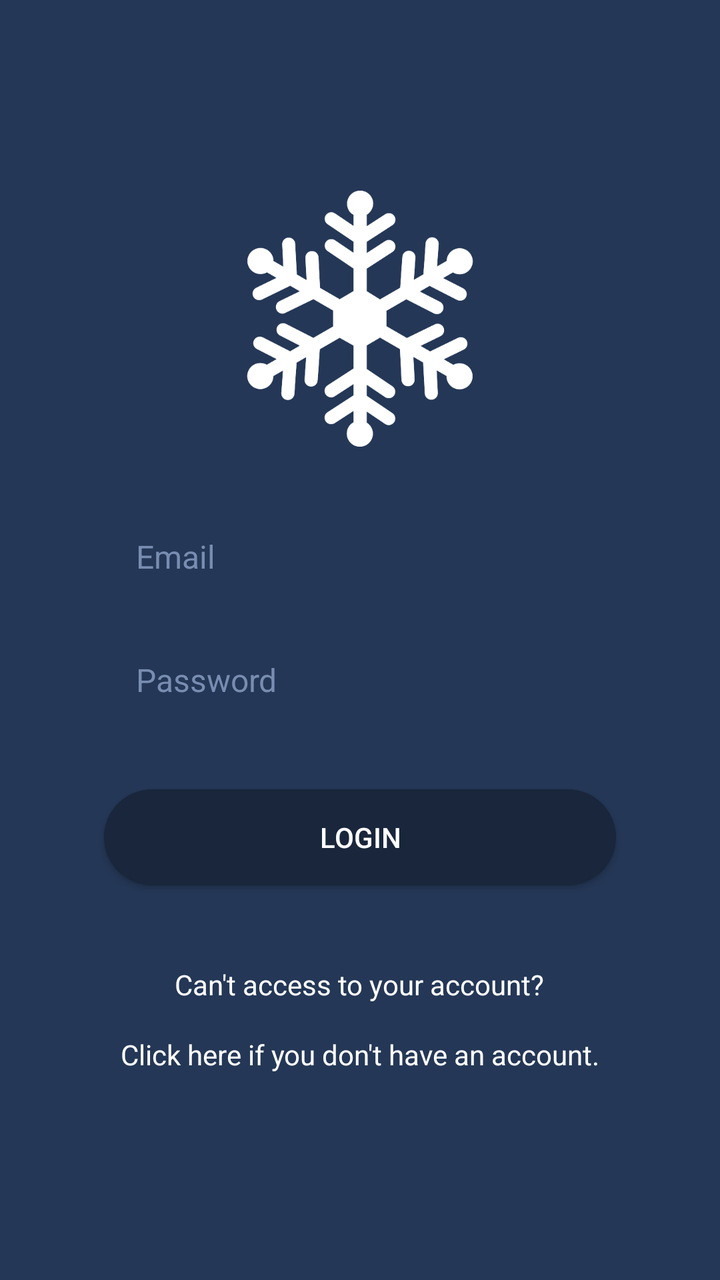
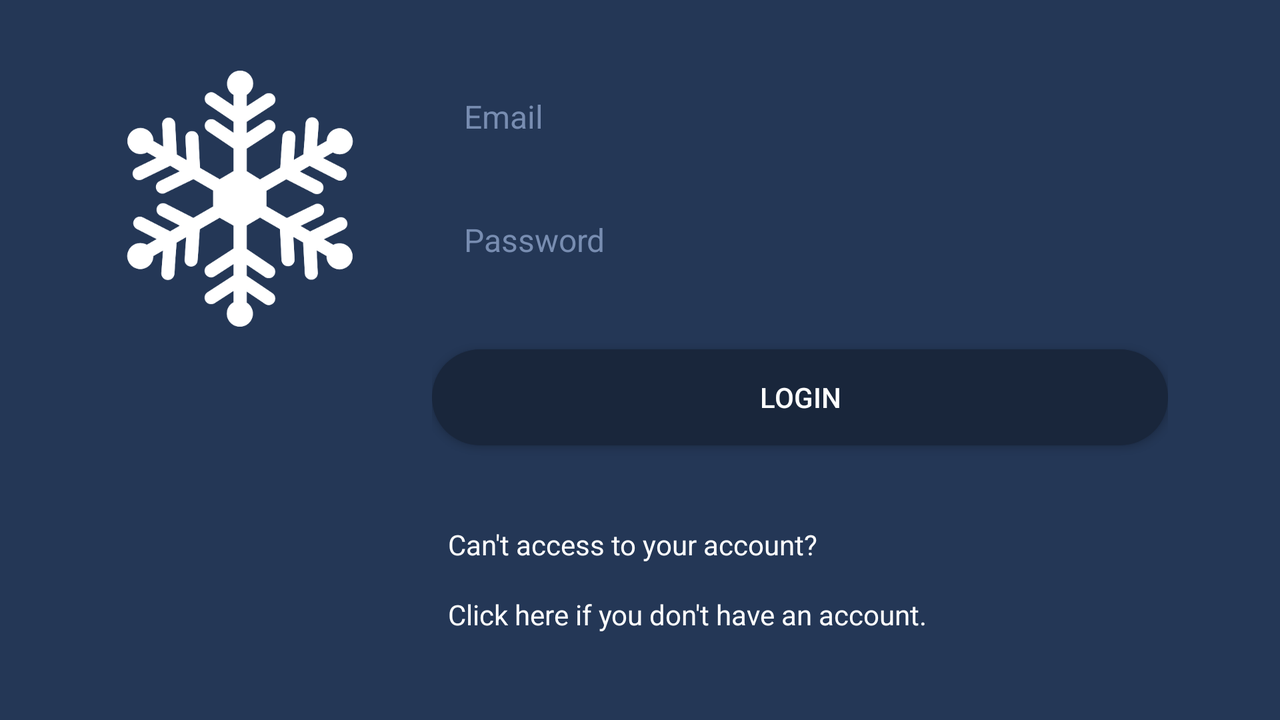

One screen, two layout resources from the same app: the default and the repository's alternative for another configuration. Each is rendered where Android would select it; the XML of both is given below.
<!-- AndroidManifest.xml: activity theme AppTheme.NoActionBar -->
<!-- res/layout/activity_welcome.xml -->
<?xml version="1.0" encoding="utf-8"?>
<androidx.constraintlayout.widget.ConstraintLayout xmlns:android="http://schemas.android.com/apk/res/android"
    xmlns:app="http://schemas.android.com/apk/res-auto"
    xmlns:tools="http://schemas.android.com/tools"
    android:id="@+id/rootLayout"
    android:layout_width="match_parent"
    android:layout_height="match_parent"
    android:background="@color/colorPrimary"
    android:clickable="true"
    android:focusable="true"
    android:focusableInTouchMode="true"
    android:theme="@style/ThemeOverlay.AppCompat.Dark"
    tools:context=".WelcomeActivity">

    <ScrollView
        android:layout_width="match_parent"
        android:layout_height="wrap_content"
        app:layout_constraintBottom_toBottomOf="parent"
        app:layout_constraintTop_toTopOf="parent">

        <LinearLayout
            android:id="@+id/mainLayout"
            android:layout_width="wrap_content"
            android:layout_height="wrap_content"
            android:layout_gravity="center_horizontal"
            android:clickable="true"
            android:clipToPadding="false"
            android:focusable="true"
            android:focusableInTouchMode="true"
            android:gravity="center"
            android:minWidth="450dp"
            android:orientation="vertical"
            android:paddingStart="52dp"
            android:paddingTop="32dp"
            android:paddingEnd="52dp"
            android:paddingBottom="32dp">

            <ImageView
                android:layout_width="128dp"
                android:layout_height="128dp"
                android:layout_marginBottom="32dp"
                android:contentDescription="@string/app_name"
                android:src="@drawable/frost" />

            <EditText
                android:id="@+id/inputEmail"
                style="@style/InputTextAlt"
                android:layout_width="match_parent"
                android:layout_height="wrap_content"
                android:layout_marginBottom="16dp"
                android:autofillHints="email"
                android:hint="@string/email"
                android:imeOptions="actionNext"
                android:inputType="textEmailAddress"
                android:maxLines="1"
                android:singleLine="true" />

            <EditText
                android:id="@+id/inputPassword"
                style="@style/InputTextAlt"
                android:layout_width="match_parent"
                android:layout_height="wrap_content"
                android:layout_marginBottom="32dp"
                android:autofillHints="password"
                android:hint="@string/password"
                android:imeOptions="actionGo"
                android:inputType="textPassword"
                android:maxLines="1"
                android:singleLine="true" />

            <Button
                android:id="@+id/btLogin"
                style="@style/FrostButtonAlt"
                android:layout_width="match_parent"
                android:layout_height="wrap_content"
                android:layout_marginBottom="32dp"
                android:focusable="true"
                android:onClick="onClickLogin"
                android:text="@string/login" />

            <TextView
                android:id="@+id/txtForgot"
                android:layout_width="wrap_content"
                android:layout_height="wrap_content"
                android:onClick="onClickAccountAccess"
                android:padding="8dp"
                android:text="@string/cant_access_account"
                android:textColor="@android:color/white" />

            <TextView
                android:id="@+id/txtRegister"
                android:layout_width="wrap_content"
                android:layout_height="wrap_content"
                android:onClick="onClickRegister"
                android:padding="8dp"
                android:text="@string/register_info"
                android:textColor="@android:color/white" />

        </LinearLayout>

    </ScrollView>

</androidx.constraintlayout.widget.ConstraintLayout>
<!-- resources referenced by this layout -->
<resources>
  <color name="colorPrimary">#243756</color>
  <!-- drawable frost: png bitmap (drawable, 22521 bytes) -->
  <string name="app_name" translatable="false">Frost Messenger</string>
  <string name="cant_access_account">Can\'t access to your account?</string>
  <string name="email">Email</string>
  <string name="login">Login</string>
  <string name="password">Password</string>
  <string name="register_info">Click here if you don\'t have an account.</string>
  <style name="FrostButtonAlt" parent="FrostButton">
          <item name="android:background">@drawable/button_bg_alt</item>
      </style>
  <style name="InputTextAlt" parent="InputText">
          <item name="android:textColor">@android:color/white</item>
          <item name="android:textColorHint">@color/colorPrimaryLighter</item>
          <item name="android:background">@drawable/input_bg_alt</item>
      </style>
  <style name="AppTheme.NoActionBar" parent="AppTheme">
          <item name="windowActionBar">false</item>
          <item name="windowNoTitle">true</item>
      </style>
  <style name="FrostButton" parent="TextAppearance.AppCompat.Button">
          <item name="android:textColor">@android:color/white</item>
          <item name="android:background">@drawable/button_bg</item>
          <item name="android:paddingTop">10dp</item>
          <item name="android:paddingBottom">10dp</item>
          <item name="android:paddingStart">32dp</item>
          <item name="android:paddingEnd">32dp</item>
          <item name="android:textSize">14sp</item>
          <item name="android:elevation">4dp</item>
      </style>
  <!-- drawable button_bg_alt (drawable) -->
  <?xml version="1.0" encoding="utf-8"?>
  <ripple xmlns:android="http://schemas.android.com/apk/res/android"
      android:color="@color/colorPrimaryRipple">
      <item>
          <shape android:shape="rectangle">
              <solid android:color="@color/colorPrimaryDark" />
              <corners android:radius="24dp" />
          </shape>
      </item>
  </ripple>
  <style name="InputText" parent="Widget.AppCompat.EditText">
          <item name="android:background">@drawable/input_bg</item>
          <item name="android:paddingTop">12dp</item>
          <item name="android:paddingBottom">12dp</item>
          <item name="android:paddingStart">16dp</item>
          <item name="android:paddingEnd">16dp</item>
          <item name="android:textSize">16sp</item>
      </style>
  <color name="colorPrimaryLighter">#788DB1</color>
  <!-- from res/values-v26/ -->
  <style name="AppTheme" parent="Theme.AppCompat.DayNight.DarkActionBar">
          <item name="colorPrimary">@color/colorPrimary</item>
          <item name="colorPrimaryDark">@color/colorPrimaryDark</item>
          <item name="colorAccent">@color/colorAccent</item>
          <item name="android:windowBackground">@color/colorBg</item>
          <item name="actionBarStyle">@style/ActionBar</item>
          <item name="android:autofilledHighlight">@android:color/transparent</item>
      </style>
  <color name="colorPrimaryRipple">#A6BBDD</color>
  <color name="colorPrimaryDark">#19263b</color>
  <color name="colorAccent">#f6b93b</color>
  <color name="colorBg">#FFFFFF</color>
  <style name="ActionBar" parent="Widget.AppCompat.ActionBar.Solid">
          <item name="titleTextStyle">@style/ActionBarTextStyle</item>
      </style>
  <style name="ActionBarTextStyle" parent="TextAppearance.AppCompat.Title">
          <item name="android:textSize">20sp</item>
      </style>
</resources>
<!-- res/layout-land/activity_welcome.xml (the repository's variant of the layout above) -->
<!-- drawn on the phone turned sideways -->
<?xml version="1.0" encoding="utf-8"?>
<androidx.constraintlayout.widget.ConstraintLayout xmlns:android="http://schemas.android.com/apk/res/android"
    xmlns:app="http://schemas.android.com/apk/res-auto"
    xmlns:tools="http://schemas.android.com/tools"
    android:id="@+id/rootLayout"
    android:layout_width="match_parent"
    android:layout_height="match_parent"
    android:background="@color/colorPrimary"
    android:clickable="true"
    android:focusable="true"
    android:focusableInTouchMode="true"
    android:theme="@style/ThemeOverlay.AppCompat.Dark"
    tools:context=".WelcomeActivity">

    <ScrollView
        android:layout_width="match_parent"
        android:layout_height="wrap_content"
        app:layout_constraintBottom_toBottomOf="parent"
        app:layout_constraintTop_toTopOf="parent">

        <LinearLayout
            android:layout_width="wrap_content"
            android:layout_height="wrap_content"
            android:layout_gravity="center_horizontal"
            android:clickable="true"
            android:focusable="true"
            android:focusableInTouchMode="true"
            android:orientation="horizontal"
            android:paddingStart="52dp"
            android:paddingTop="32dp"
            android:paddingEnd="52dp"
            android:paddingBottom="32dp">

            <ImageView
                android:layout_width="128dp"
                android:layout_height="128dp"
                android:layout_marginEnd="32dp"
                android:contentDescription="@string/app_name"
                android:src="@drawable/frost" />

            <LinearLayout
                android:id="@+id/mainLayout"
                android:layout_width="wrap_content"
                android:layout_height="wrap_content"
                android:clipToPadding="false"
                android:gravity="start"
                android:minWidth="368dp"
                android:orientation="vertical">

                <EditText
                    android:id="@+id/inputEmail"
                    style="@style/InputTextAlt"
                    android:layout_width="match_parent"
                    android:layout_height="wrap_content"
                    android:layout_marginBottom="16dp"
                    android:autofillHints="email"
                    android:hint="@string/email"
                    android:imeOptions="actionNext"
                    android:inputType="textEmailAddress"
                    android:maxLines="1"
                    android:singleLine="true" />

                <EditText
                    android:id="@+id/inputPassword"
                    style="@style/InputTextAlt"
                    android:layout_width="match_parent"
                    android:layout_height="wrap_content"
                    android:layout_marginBottom="32dp"
                    android:autofillHints="password"
                    android:hint="@string/password"
                    android:imeOptions="actionGo"
                    android:inputType="textPassword"
                    android:maxLines="1"
                    android:singleLine="true" />

                <Button
                    android:id="@+id/btLogin"
                    style="@style/FrostButtonAlt"
                    android:layout_width="match_parent"
                    android:layout_height="wrap_content"
                    android:layout_marginBottom="32dp"
                    android:focusable="true"
                    android:onClick="onClickLogin"
                    android:text="@string/login" />

                <TextView
                    android:id="@+id/txtForgot"
                    android:layout_width="wrap_content"
                    android:layout_height="wrap_content"
                    android:onClick="onClickAccountAccess"
                    android:padding="8dp"
                    android:text="@string/cant_access_account"
                    android:textColor="@android:color/white" />

                <TextView
                    android:id="@+id/txtRegister"
                    android:layout_width="wrap_content"
                    android:layout_height="wrap_content"
                    android:onClick="onClickRegister"
                    android:padding="8dp"
                    android:text="@string/register_info"
                    android:textColor="@android:color/white" />

            </LinearLayout>

        </LinearLayout>

    </ScrollView>

</androidx.constraintlayout.widget.ConstraintLayout>
